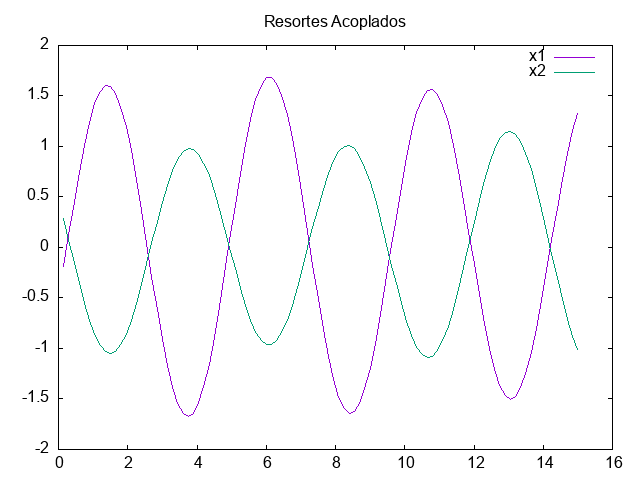

The script that saved this image:
set terminal png
set output 'grafica.png'
set title "Resortes Acoplados"


set key autotitle columnhead
set datafile separator ","

plot "./build/data.csv" using 1:2 with lines, "./build/data.csv" using 1:3 with lines

set terminal wxt persist
set output
replot